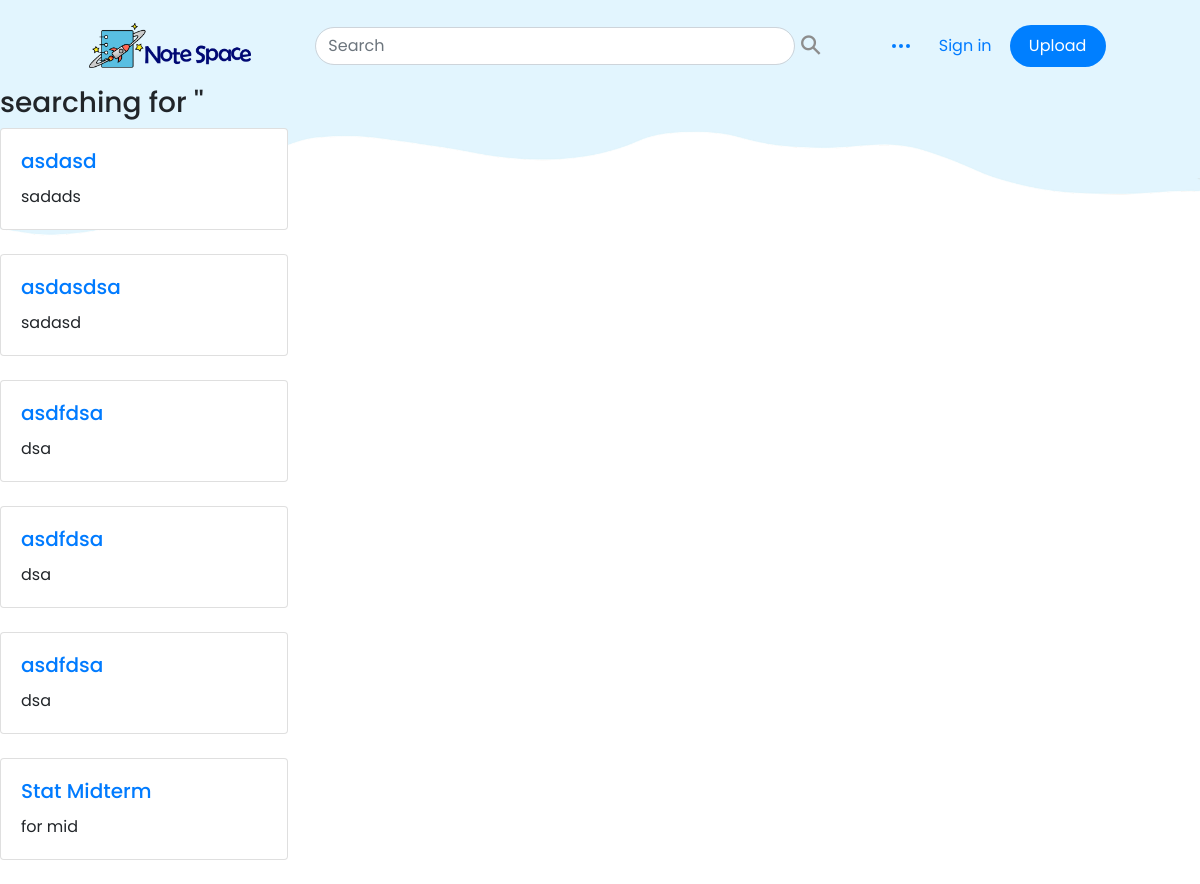
/search/, run on an earlier commit of the app's database.
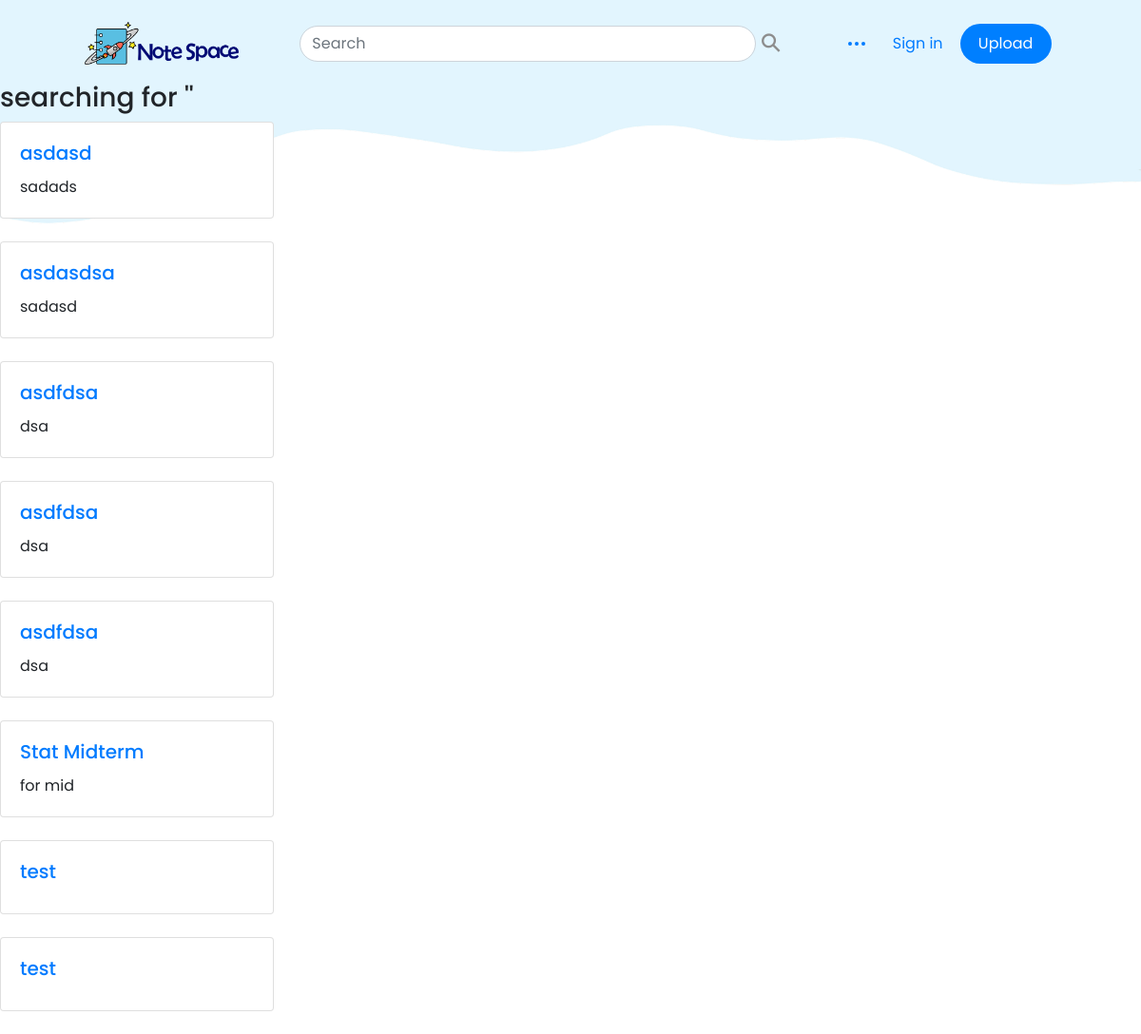
And on a later commit of the database.
### notes/models.py (models this page shows, shortened)
class Note(models.Model):
    id = models.AutoField(auto_created=True, primary_key=True, serialize=False, verbose_name='ID')
    name = models.CharField(max_length=200)
    owner = models.CharField(max_length=30)
    desc = models.CharField(default='',max_length=1000) # description
    upload_time = models.DateTimeField('upload_time', null=True, default=datetime.datetime.now)
    tags =  models.ManyToManyField(Tag,related_name='notes')

### notes/views/page_views.py (the view)
# urls.py: url(r'^search/$', views.search_page, name="search"),
def search_page(request): # path - <domain>/search?q=<query_word>/
    query_word = request.GET.get("q",'')        # set query_word value from request parameter 'q'
    searched_notes = Note.objects.filter(Q(name__icontains=query_word) |         # get notes from database by using query with name or description or tag
                                            Q(desc__icontains=query_word) |
                                            Q(tags__title__icontains=query_word)
                                            )
    return render(request, 'search_result.html',  # return search_result.html
    {
        'search_key':query_word,
        'searched_notes':searched_notes,
        })

### notes/templates/search_result.html (shortened to what this page needs)
{% extends 'base.html' %}
{% block context %}
<h3> searching for '{{search_key}}'
</h3>
{% if searched_notes %}
    {% for note in searched_notes %}
    <div class="card" style="width: 18rem;">
        <div class="card-body">
            <a href="/notes/{{note.id }}"><h5 class="card-title">{{note.name}}</h5></a>
          <p class="card-text" style="white-space: nowrap;overflow: hidden;text-overflow: ellipsis;max-width: 300px;">{{note.desc}}</p>
        </div>
    </div>
    <br/>
    {% endfor %}
{% else %}
    <p> Not found </p>
{% endif %}
{% endblock context %}

What changed in the data, as far as the page shows it:
added Note: name "test"
added Note: name "test"
